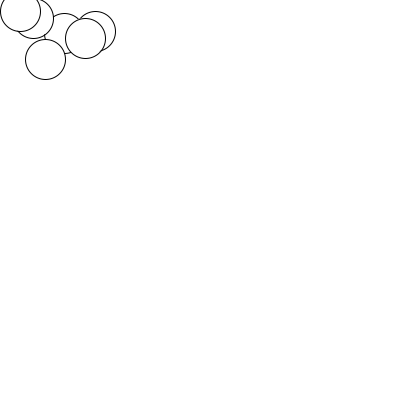
Frame 1 (no input)
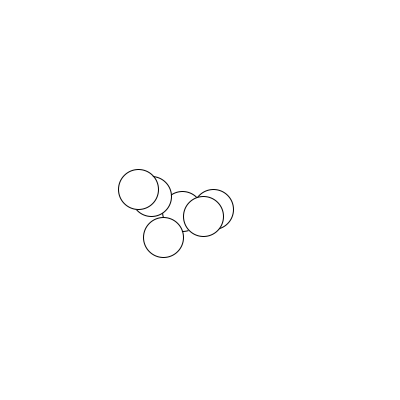
Frame 60 (the mouse pressed at the canvas centre just before this capture)
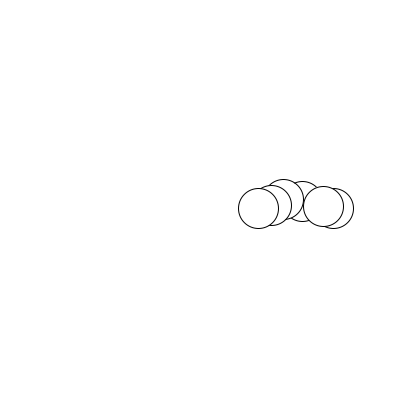
Frame 120 (the mouse held since frame 60 and released just before this capture)

The Processing sketch that drew these frames (run headless with seeded random() and noise(); from frame 60 on, the mouse is pressed at the canvas centre):

// Processing sketch: processing_99601
// ── processing_99601.pde

int numBalls = 6;
float ballX[] = new float[numBalls];
float ballY[] = new float[numBalls];
float speedX[] = new float[numBalls];
float speedY[] = new float[numBalls];
 
// made the gravity a little stronger
float gravity = .07;
 
void setup() {
  size(400, 400);
  smooth();
  for (int i = 0; i < numBalls; i++) { 
    // initializing random start point for each ball, and set each ball to speed of 2
    ballX[i] = int(random(0, 100));
    ballY[i] = int(random(10, 100));
    speedX[i] = 2;
    speedY[i] = 1;
  }
}
 
void draw() {
  background(255);
  fill(0);
 
  // use a for loop to go through the array
 
  for (int i = 0; i<numBalls; i++) {
    // here is where we draw the ball
    fill(255);
    ellipse(ballX[i], ballY[i], 40, 40);
 
    // here is where we increase the balls position
    ballX[i] = ballX[i] + speedX[i];
    ballY[i] = ballY[i] + speedY[i];
    
    // gravity
    speedY[i] = speedY[i] + gravity;
 
    // reverse direction and dampen the speed
    if (ballY[i] > height-19) {
      speedY[i] = speedY[i] * -0.95;
    }
    
    // test for width
    if (ballX[i] > width-21 || ballX[i] < 21) {
      speedX[i] = speedX[i] * (-1);
    }
  }
}
